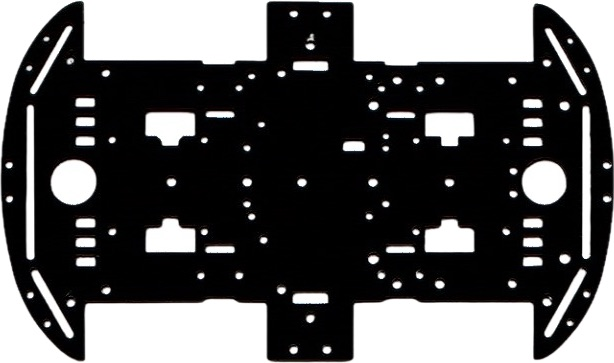
#> input picture images/mechanical/chassis-bw.jpeg, 614 x 363 px
$ jupyter execute scikit.ipynb
#> lines starting #> are read from the running program, lines starting #| are printed output that depends on the picture
[cell 1]
from skimage import io

# Load the image
image = io.imread('../images/mechanical/chassis-bw.jpeg')
#> image is the input picture: shape (363, 614, 3); mean R, G, B 90.9, 90.6, 90.9

[cell 2]
from skimage import color, feature
import matplotlib.pyplot as plt # type: ignore
x_size, y_size, channel = image.shape
#> x_size = 363; y_size = 614; channel = 3

# Convert to grayscale
gray_image = color.rgb2gray(image)

# Detect edges, Adjust sigma as needed
edges = feature.canny(gray_image, sigma=3)
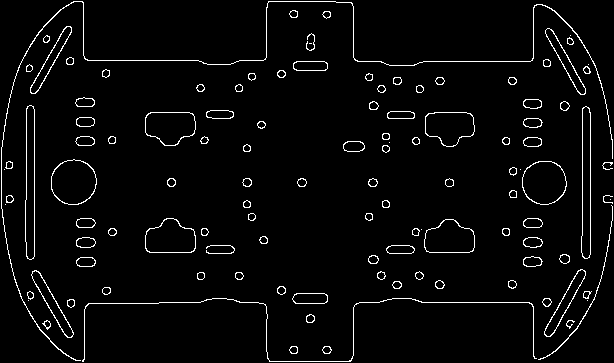
#> edges: shape (363, 614) bool; 3.4% white in thin lines or dots


fig, ax = plt.subplots()
# ax.imshow(image, cmap=plt.cm.gray)  # Display the original image (or gray_image if desired)

ax.imshow(edges, cmap='gray')
ax.set_title(r'Canny filter, $\sigma=1$', fontsize=20)

[cell 3]
from skimage import transform

import numpy as np

# Detect circles
hough_radii = np.arange(2, 10, 0.1)  # Increased range of radii
hough_res = transform.hough_circle(edges, hough_radii)

# Select the most prominent circles
accums, cx, cy, radii = transform.hough_circle_peaks(
    hough_res, hough_radii, total_num_peaks=100,  # reduce the number of peaks for clarity
    min_xdistance=4, min_ydistance=4  # Added min distance between peaks to avoid overlapping
)
#> accums = 100 values, max 1 at index 0, min 0.562 at index 95, mean 0.691; cx = 100 values, max 607 at index 62, min 9 at index 44, mean 322.5; cy = 100 values, max 350 at index 35, min 14 at index 30, mean 179.5; radii = 100 values, max 5.9 at index 68, min 3 at index 15, mean 4.31

# Plot the detected circles
fig, ax = plt.subplots()
ax.imshow(image, cmap=plt.cm.gray)  # Display the original image (or gray_image if desired)
for center_y, center_x, radius in zip(cy, cx, radii):
    circle = plt.Circle((center_x, center_y), radius, color='red',
                        fill=True, linewidth=1)  # Increased line width for visibility
    ax.add_patch(circle)
#> this loop made 100 passes
#> (center_y, center_x, radius) on passes 1 to 12: (290, 281, 4.3), (182, 171, 4.6), (275, 381, 4.5), (284, 512, 4.1), (318, 310, 4.1), (275, 419, 4.6), (284, 439, 4.8), (41, 570, 3.6), (182, 247, 4.7), (80, 397, 4.8), (39, 46, 3.3), (68, 29, 3.9)
plt.show()
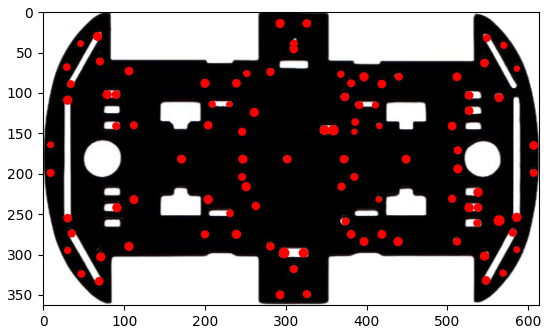
#> figure drawn by matplotlib, 1 panel
